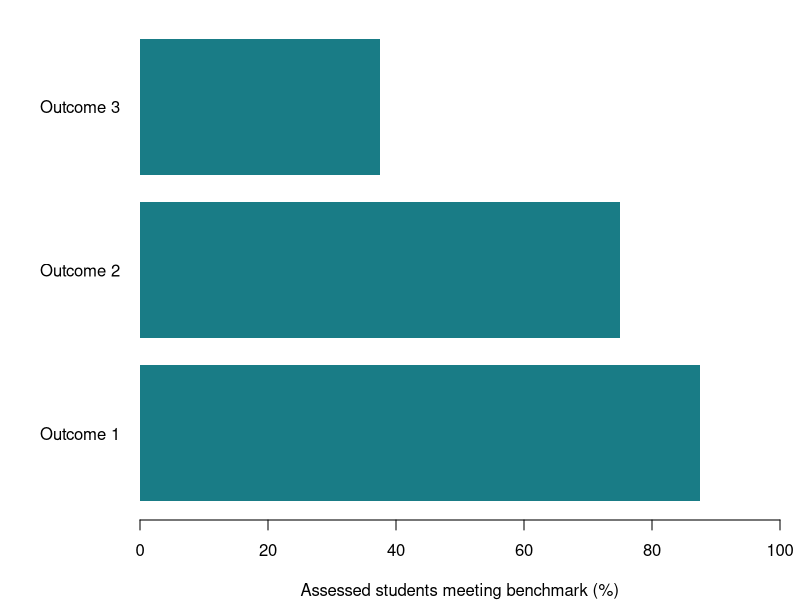

The R script that drew this image:
## ---- chunk 1
#| label: define-example

benchmark <- 70

results <- data.frame(
  student_id = rep(sprintf("S%02d", 1:8), times = 3),
  outcome = rep(
    c("Outcome 1", "Outcome 2", "Outcome 3"),
    each = 8
  ),
  score = c(
    82, 76, 91, 68, 74, 88, 79, 72,
    77, 65, 84, 71, 69, 80, 73, 75,
    66, 72, 58, 75, 63, 81, 69, 64
  )
)

# Check for duplicate student-outcome records and invalid scores.
stopifnot(
  !anyDuplicated(results[c("student_id", "outcome")]),
  is.numeric(results$score),
  all(
    is.na(results$score) |
      (results$score >= 0 & results$score <= 100)
  )
)

results$met_benchmark <- ifelse(
  is.na(results$score),
  NA,
  results$score >= benchmark
)
## ---- chunk 2
#| label: outcome-summary

summary_table <- do.call(
  rbind,
  lapply(split(results, results$outcome), function(x) {

    assessed <- sum(!is.na(x$score))
    met <- sum(x$met_benchmark, na.rm = TRUE)

    data.frame(
      Outcome = x$outcome[1],
      Assessed = assessed,
      Missing = sum(is.na(x$score)),
      Met = met,
      Percent = if (assessed > 0) {
        100 * met / assessed
      } else {
        NA_real_
      }
    )
  })
)

rownames(summary_table) <- NULL

knitr::kable(
  summary_table,
  digits = 1,
  col.names = c(
    "Outcome",
    "Assessed",
    "Missing",
    "Met benchmark",
    "% met"
  )
)
## ---- chunk 3
#| label: outcome-chart
#| fig-cap: "Fictional example: percentage of assessed students meeting the selected benchmark."
#| fig-width: 7
#| fig-height: 3.8
#| fig-alt: "Horizontal bar chart comparing benchmark attainment across three fictional course outcomes."

par(mar = c(4, 7, 1, 1))

barplot(
  summary_table$Percent,
  names.arg = summary_table$Outcome,
  horiz = TRUE,
  las = 1,
  xlim = c(0, 100),
  col = "#197c86",
  border = NA,
  xlab = "Assessed students meeting benchmark (%)"
)
## ---- chunk 4
#| label: interpret-example
#| echo: false
#| results: asis

valid <- summary_table[!is.na(summary_table$Percent), ]

if (nrow(valid) > 0) {
  lowest <- valid[
    valid$Percent == min(valid$Percent),
    ,
    drop = FALSE
  ]

  outcome_names <- paste(lowest$Outcome, collapse = " and ")

  cat(
    sprintf(
      "**%s** had the lowest benchmark attainment in this fictional dataset: **%.1f%%** of assessed students met the benchmark of **%g**.\n\n",
      outcome_names,
      lowest$Percent[1],
      benchmark
    )
  )
} else {
  cat("No assessed scores are available for interpretation.\n\n")
}
